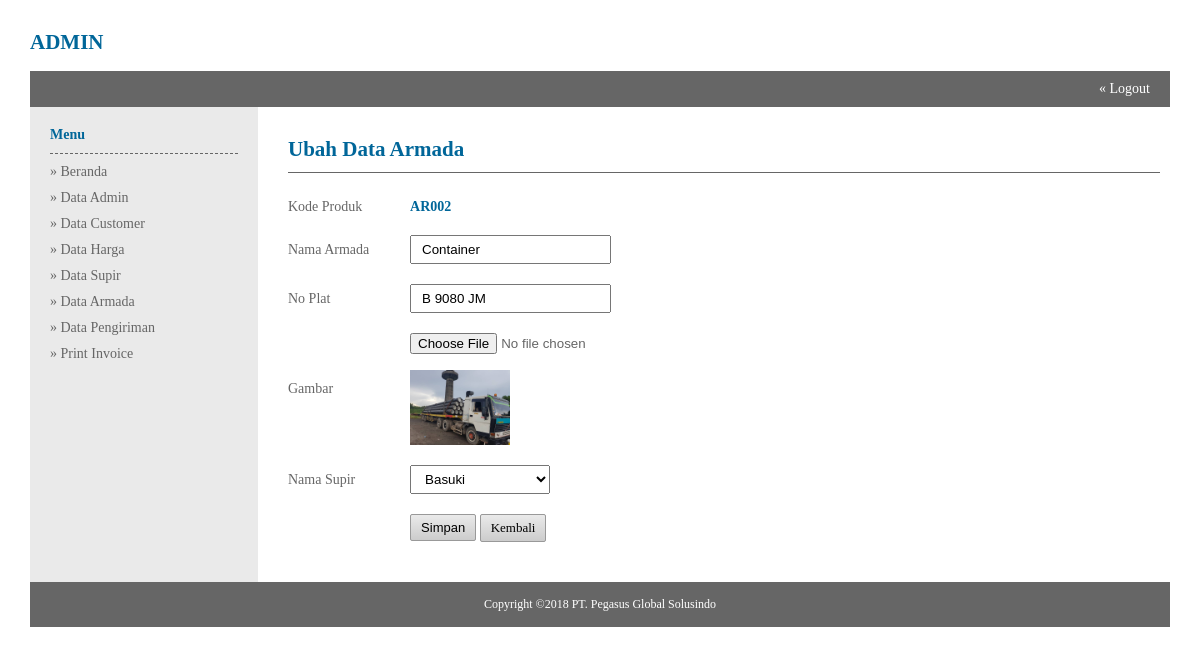
/admin/index.php?module=Ubah_Armada&id=AR002 (signed in), run on the app's committed database.
### tables this page shows
CREATE TABLE `armada` (
  `kd_armada` varchar(20) NOT NULL,
  `nm_armada` varchar(50) NOT NULL,
  `no_mobil` varchar(50) NOT NULL,
  `gambar` varchar(200) NOT NULL,
  `kd_driver` varchar(20) NOT NULL
);

CREATE TABLE `driver` (
  `kd_driver` varchar(50) NOT NULL,
  `nm_lengkap` text NOT NULL,
  `no_hp` varchar(12) NOT NULL,
  `alamat` varchar(100) NOT NULL
);

### admin/ubah_armada.php (the view, shortened to what this page needs)
<table width="100%" border="0">
<tr>
	<td class="judul-halaman"><h2>Ubah Data Armada</h2></td>
</tr>
<tr>
	<td>
    <br/>
    <?php
	$id = $_GET['id'];
	$produk = mysql_query("select * from armada where kd_armada='$id'") or die (mysql_error());
	$data_armada = mysql_fetch_array($produk);
	?>
    <form action="?module=Update_Armada&id=<?php echo $id;?>" method="post" enctype="multipart/form-data">
    <table class="form" width="100%" border="0">
    <tr>
    	<td width="14%">Kode Produk</td>
    	<td width="86%">
        <h4><?php echo $data_armada['kd_armada'];?></h4>
    	</td>
    </tr>
    <tr>
        <td width="14%">Nama Armada</td>
        <td width="86%">
        <input type="text" required="required" name="nm_armada" value="<?php echo (isset($data_armada['nm_armada'])) ? $data_armada['nm_armada'] : false;?>"/>
        </td>
    </tr>
    <tr>
        <td width="14%">No Plat</td>
        <td width="86%">
        <input type="text" required="required" name="no_plat" value="<?php echo (isset($data_armada['no_mobil'])) ?$data_armada['no_mobil'] : false;?>"/>
        </td>
        </td>
    </tr>
    <tr>
        <td>Gambar</td>
        <td>
        <input type="file" name="gambar" />
        <br><br>
        <img width='100' src="<?php echo '../images/armada/'.$data_armada['gambar'] ?>" alt="">
        </td>
    </tr>
    <tr>
        <td width="14%">Nama Supir</td>
        <td width="86%">
        <select name="nm_lengkap">
        <?php
        $merk = mysql_query("select * from driver order by nm_lengkap asc") or die (mysql_error());
        while($data_merk = mysql_fetch_array($merk)){
        ?>
        <option <?php if($data_armada['kd_driver'] == $data_merk[0] ) echo "selected=selected"  ?> value="<?php echo $data_merk[0]; ?>"><?php echo $data_merk['nm_lengkap'];?></option>
        <?php } ?>
        </select>
        </td>
    </tr>
    <tr>
        <td></td>
        <td>
        <input class="button small grey fontB" type="submit" value="Simpan">
        <a class="button small grey fontB" href="?module=Data_Armada">Kembali</a>
        </td>
    </tr>    </table>
    </td>
</tr>
</table>

### css/style_admin.css (style rules this page uses)
* { margin:0; padding:0; }
body { font-size:14px; font-family:"Myriad Pro"; color:#666; }
table { border-collapse:collapse; border-spacing:0; margin:0 auto; }
h1,h2,h3,h4,h5,h6 { color:#069; }
a { text-decoration:none; color:#666; }
input[type="text"],input[type="password"],input[type="email"],input[type="search"],input[type="number"],input[type="reset"],input[type="date"],select,textarea { padding:5px 10px; }
.form td { padding:10px 0; }
.judul-halaman { padding-bottom:10px; border-bottom:1px solid #666; }

### css/button.css (style rules this page uses)
.button { display:inline-block; cursor:pointer; font-size:13px; }
.fontB { color:#000; }
.small { padding:5px 10px; -moz-border-radius:2px; -webkit-border-radius:2px; -o-border-radius:2px; border-radius:2px; }
.grey { background:#EAEAEA; border:1px solid #999; background-image: -moz-linear-gradient(top, #EAEAEA, #CCC); background-image: -webkit-gradient(linear, 0 0, 0 100%, from(#EAEAEA), to(#CCC)); background-image: -webkit-linear-gradient(top, #EAEAEA, #CCC); background-image: -o-linear-gradient(top, #EAEAEA, #CCC); background-image: linear-gradient(to bottom, #EAEAEA, #CCC); filter: progid:DXImageTransform.Microsoft.gradient(startColorstr='#EAEAEA', endColorstr='#CCC'); }

### data on the page
armada: kd_armada "AR002", nm_armada "Container", no_plat "B 9080 JM", gambar (picture), nm_lengkap "Basuki"
